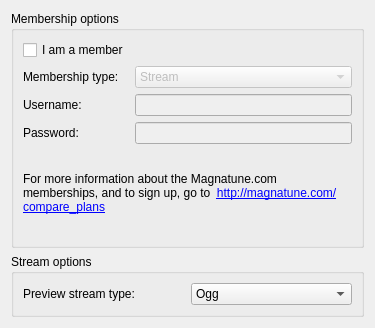
<ui version="4.0" >
 <class>MagnatuneConfigWidget</class>
 <widget class="QWidget" name="MagnatuneConfigWidget" >
  <property name="geometry" >
   <rect>
    <x>0</x>
    <y>0</y>
    <width>375</width>
    <height>328</height>
   </rect>
  </property>
  <layout class="QGridLayout" >
   <item row="1" column="0" >
    <widget class="QGroupBox" name="groupBox" >
     <property name="title" >
      <string>Membership options</string>
     </property>
     <layout class="QGridLayout" >
      <item row="0" column="0" >
       <widget class="QCheckBox" name="isMemberCheckbox" >
        <property name="text" >
         <string>I am a member</string>
        </property>
       </widget>
      </item>
      <item row="0" column="1" >
       <spacer>
        <property name="orientation" >
         <enum>Qt::Horizontal</enum>
        </property>
        <property name="sizeHint" stdset="0" >
         <size>
          <width>40</width>
          <height>20</height>
         </size>
        </property>
       </spacer>
      </item>
      <item row="1" column="0" >
       <widget class="QLabel" name="label" >
        <property name="text" >
         <string>Membership type:</string>
        </property>
       </widget>
      </item>
      <item row="1" column="1" >
       <widget class="QComboBox" name="typeComboBox" >
        <property name="enabled" >
         <bool>false</bool>
        </property>
        <item>
         <property name="text" >
          <string>Stream</string>
         </property>
        </item>
        <item>
         <property name="text" >
          <string>Download</string>
         </property>
        </item>
       </widget>
      </item>
      <item row="2" column="0" >
       <widget class="QLabel" name="label_2" >
        <property name="text" >
         <string comment="Username for logins to Magnatune" >Username:</string>
        </property>
       </widget>
      </item>
      <item row="2" column="1" >
       <widget class="QLineEdit" name="usernameEdit" >
        <property name="enabled" >
         <bool>false</bool>
        </property>
       </widget>
      </item>
      <item row="3" column="0" >
       <widget class="QLabel" name="label_3" >
        <property name="text" >
         <string>Password:</string>
        </property>
       </widget>
      </item>
      <item row="3" column="1" >
       <widget class="QLineEdit" name="passwordEdit" >
        <property name="enabled" >
         <bool>false</bool>
        </property>
       </widget>
      </item>
      <item row="4" column="0" colspan="2" >
       <widget class="QLabel" name="label_4" >
        <property name="text" >
         <string>&lt;!DOCTYPE HTML PUBLIC "-//W3C//DTD HTML 4.0//EN" "http://www.w3.org/TR/REC-html40/strict.dtd">
&lt;html>&lt;head>&lt;meta name="qrichtext" content="1" />&lt;style type="text/css">
p, li { white-space: pre-wrap; }
&lt;/style>&lt;/head>&lt;body style=" font-family:'Sans Serif'; font-size:9pt; font-weight:400; font-style:normal;">
&lt;p style=" margin-top:0px; margin-bottom:0px; margin-left:0px; margin-right:0px; -qt-block-indent:0; text-indent:0px; font-size:10pt;">&lt;span style=" font-size:9pt;">For more information about the Magnatune.com memberships, and to sign up, go to  &lt;/span>&lt;a href="http://magnatune.com/compare_plans?referal_id=amarok">&lt;span style=" font-size:9pt; text-decoration: underline; color:#0000ff;">http://magnatune.com/compare_plans&lt;/span>&lt;/a>&lt;/p>&lt;/body>&lt;/html></string>
        </property>
        <property name="wordWrap" >
         <bool>true</bool>
        </property>
        <property name="openExternalLinks" >
         <bool>true</bool>
        </property>
       </widget>
      </item>
     </layout>
    </widget>
   </item>
   <item row="2" column="0" >
    <widget class="QGroupBox" name="groupBox_2" >
     <property name="sizePolicy" >
      <sizepolicy vsizetype="Fixed" hsizetype="Preferred" >
       <horstretch>0</horstretch>
       <verstretch>0</verstretch>
      </sizepolicy>
     </property>
     <property name="title" >
      <string>Stream options</string>
     </property>
     <layout class="QGridLayout" >
      <item row="0" column="0" >
       <widget class="QLabel" name="label_5" >
        <property name="text" >
         <string>Preview stream type:</string>
        </property>
       </widget>
      </item>
      <item row="0" column="1" >
       <widget class="QComboBox" name="streamTypeComboBox" >
        <item>
         <property name="text" >
          <string>Ogg</string>
         </property>
        </item>
        <item>
         <property name="text" >
          <string>High Quality Mp3</string>
         </property>
        </item>
        <item>
         <property name="text" >
          <string>Low Quality Mp3</string>
         </property>
        </item>
       </widget>
      </item>
     </layout>
    </widget>
   </item>
  </layout>
 </widget>
 <resources/>
 <connections>
  <connection>
   <sender>isMemberCheckbox</sender>
   <signal>toggled(bool)</signal>
   <receiver>typeComboBox</receiver>
   <slot>setEnabled(bool)</slot>
   <hints>
    <hint type="sourcelabel" >
     <x>76</x>
     <y>51</y>
    </hint>
    <hint type="destinationlabel" >
     <x>252</x>
     <y>81</y>
    </hint>
   </hints>
  </connection>
  <connection>
   <sender>isMemberCheckbox</sender>
   <signal>toggled(bool)</signal>
   <receiver>usernameEdit</receiver>
   <slot>setEnabled(bool)</slot>
   <hints>
    <hint type="sourcelabel" >
     <x>76</x>
     <y>51</y>
    </hint>
    <hint type="destinationlabel" >
     <x>252</x>
     <y>115</y>
    </hint>
   </hints>
  </connection>
  <connection>
   <sender>isMemberCheckbox</sender>
   <signal>toggled(bool)</signal>
   <receiver>passwordEdit</receiver>
   <slot>setEnabled(bool)</slot>
   <hints>
    <hint type="sourcelabel" >
     <x>76</x>
     <y>51</y>
    </hint>
    <hint type="destinationlabel" >
     <x>252</x>
     <y>150</y>
    </hint>
   </hints>
  </connection>
 </connections>
</ui>
